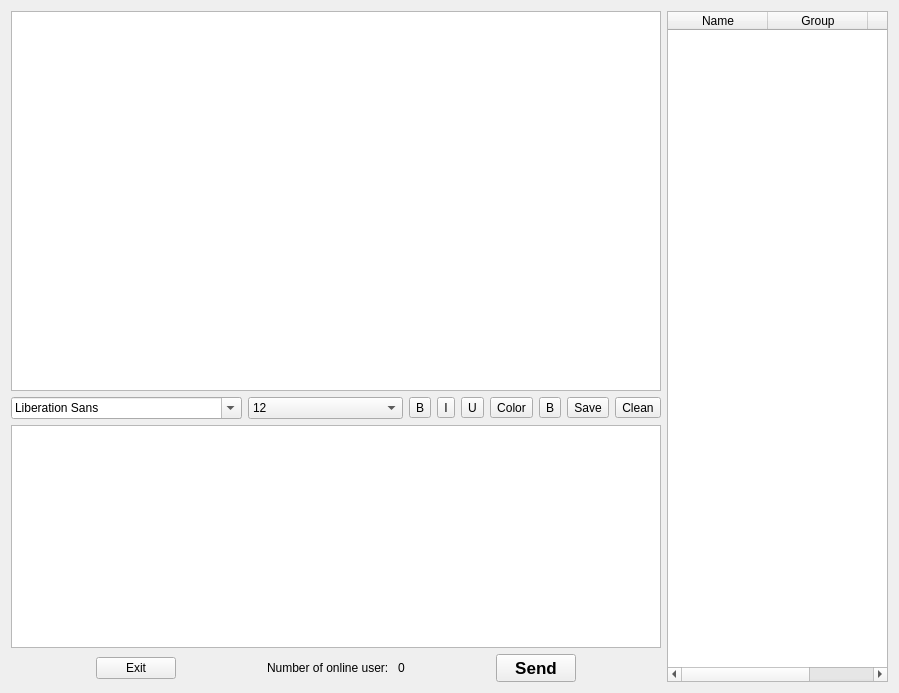
<?xml version="1.0" encoding="UTF-8"?>
<ui version="4.0">
 <class>ChatBoxWidget</class>
 <widget class="QWidget" name="ChatBoxWidget">
  <property name="geometry">
   <rect>
    <x>0</x>
    <y>0</y>
    <width>899</width>
    <height>693</height>
   </rect>
  </property>
  <property name="windowTitle">
   <string>ChatBoxWidget</string>
  </property>
  <layout class="QHBoxLayout" name="horizontalLayout_3">
   <item>
    <widget class="QWidget" name="widget_4" native="true">
     <property name="minimumSize">
      <size>
       <width>650</width>
       <height>0</height>
      </size>
     </property>
     <property name="maximumSize">
      <size>
       <width>16777215</width>
       <height>16777215</height>
      </size>
     </property>
     <layout class="QVBoxLayout" name="verticalLayout_2">
      <property name="leftMargin">
       <number>0</number>
      </property>
      <property name="topMargin">
       <number>0</number>
      </property>
      <property name="rightMargin">
       <number>0</number>
      </property>
      <property name="bottomMargin">
       <number>0</number>
      </property>
      <item>
       <widget class="QWidget" name="widget_3" native="true">
        <layout class="QVBoxLayout" name="verticalLayout">
         <property name="leftMargin">
          <number>0</number>
         </property>
         <property name="topMargin">
          <number>0</number>
         </property>
         <property name="rightMargin">
          <number>0</number>
         </property>
         <property name="bottomMargin">
          <number>0</number>
         </property>
         <item>
          <widget class="QTextBrowser" name="msgTextBrowser">
           <property name="minimumSize">
            <size>
             <width>0</width>
             <height>380</height>
            </size>
           </property>
           <property name="openExternalLinks">
            <bool>false</bool>
           </property>
           <property name="openLinks">
            <bool>false</bool>
           </property>
          </widget>
         </item>
         <item>
          <widget class="QWidget" name="widget" native="true">
           <layout class="QHBoxLayout" name="horizontalLayout">
            <property name="leftMargin">
             <number>0</number>
            </property>
            <property name="topMargin">
             <number>0</number>
            </property>
            <property name="rightMargin">
             <number>0</number>
            </property>
            <property name="bottomMargin">
             <number>0</number>
            </property>
            <item>
             <widget class="QFontComboBox" name="cbxFontType"/>
            </item>
            <item>
             <widget class="QComboBox" name="cbxFontSize">
              <property name="currentIndex">
               <number>2</number>
              </property>
              <item>
               <property name="text">
                <string>10</string>
               </property>
              </item>
              <item>
               <property name="text">
                <string>11</string>
               </property>
              </item>
              <item>
               <property name="text">
                <string>12</string>
               </property>
              </item>
              <item>
               <property name="text">
                <string>14</string>
               </property>
              </item>
              <item>
               <property name="text">
                <string>16</string>
               </property>
              </item>
              <item>
               <property name="text">
                <string>18</string>
               </property>
              </item>
              <item>
               <property name="text">
                <string>22</string>
               </property>
              </item>
              <item>
               <property name="text">
                <string>24</string>
               </property>
              </item>
              <item>
               <property name="text">
                <string>28</string>
               </property>
              </item>
             </widget>
            </item>
            <item>
             <widget class="QToolButton" name="btnBold">
              <property name="toolTip">
               <string>Bold</string>
              </property>
              <property name="text">
               <string>B</string>
              </property>
              <property name="icon">
               <iconset resource="resource.qrc">
                <normaloff>:/icon/icons/bord.png</normaloff>:/icon/icons/bord.png</iconset>
              </property>
              <property name="iconSize">
               <size>
                <width>20</width>
                <height>20</height>
               </size>
              </property>
              <property name="shortcut">
               <string>Ctrl+B</string>
              </property>
              <property name="checkable">
               <bool>true</bool>
              </property>
             </widget>
            </item>
            <item>
             <widget class="QToolButton" name="btnItalic">
              <property name="toolTip">
               <string>Italic</string>
              </property>
              <property name="text">
               <string>I</string>
              </property>
              <property name="icon">
               <iconset resource="resource.qrc">
                <normaloff>:/icon/icons/italics.png</normaloff>:/icon/icons/italics.png</iconset>
              </property>
              <property name="iconSize">
               <size>
                <width>20</width>
                <height>20</height>
               </size>
              </property>
              <property name="shortcut">
               <string>Ctrl+I</string>
              </property>
              <property name="checkable">
               <bool>true</bool>
              </property>
             </widget>
            </item>
            <item>
             <widget class="QToolButton" name="btnUnderLine">
              <property name="toolTip">
               <string>Under line</string>
              </property>
              <property name="text">
               <string>U</string>
              </property>
              <property name="icon">
               <iconset resource="resource.qrc">
                <normaloff>:/icon/icons/underline.png</normaloff>:/icon/icons/underline.png</iconset>
              </property>
              <property name="iconSize">
               <size>
                <width>20</width>
                <height>20</height>
               </size>
              </property>
              <property name="shortcut">
               <string>Ctrl+U</string>
              </property>
              <property name="checkable">
               <bool>true</bool>
              </property>
             </widget>
            </item>
            <item>
             <widget class="QToolButton" name="btnColor">
              <property name="toolTip">
               <string>Font color</string>
              </property>
              <property name="text">
               <string>Color</string>
              </property>
              <property name="icon">
               <iconset resource="resource.qrc">
                <normaloff>:/icon/icons/color-text.png</normaloff>:/icon/icons/color-text.png</iconset>
              </property>
              <property name="iconSize">
               <size>
                <width>20</width>
                <height>20</height>
               </size>
              </property>
             </widget>
            </item>
            <item>
             <widget class="QToolButton" name="btnFileSend">
              <property name="toolTip">
               <string>Send file</string>
              </property>
              <property name="text">
               <string>B</string>
              </property>
              <property name="icon">
               <iconset resource="resource.qrc">
                <normaloff>:/icon/icons/send-file.png</normaloff>:/icon/icons/send-file.png</iconset>
              </property>
              <property name="iconSize">
               <size>
                <width>20</width>
                <height>20</height>
               </size>
              </property>
              <property name="shortcut">
               <string>Ctrl+F</string>
              </property>
              <property name="checkable">
               <bool>false</bool>
              </property>
             </widget>
            </item>
            <item>
             <widget class="QToolButton" name="btnSave">
              <property name="toolTip">
               <string>Save message in chat</string>
              </property>
              <property name="text">
               <string>Save</string>
              </property>
              <property name="icon">
               <iconset resource="resource.qrc">
                <normaloff>:/icon/icons/save.png</normaloff>:/icon/icons/save.png</iconset>
              </property>
              <property name="iconSize">
               <size>
                <width>20</width>
                <height>20</height>
               </size>
              </property>
              <property name="shortcut">
               <string>Ctrl+S</string>
              </property>
             </widget>
            </item>
            <item>
             <widget class="QToolButton" name="btnClean">
              <property name="toolTip">
               <string>Clearn all message in chatbox</string>
              </property>
              <property name="text">
               <string>Clean</string>
              </property>
              <property name="icon">
               <iconset resource="resource.qrc">
                <normaloff>:/icon/icons/clean.png</normaloff>:/icon/icons/clean.png</iconset>
              </property>
              <property name="iconSize">
               <size>
                <width>20</width>
                <height>20</height>
               </size>
              </property>
              <property name="shortcut">
               <string>Ctrl+Shift+C</string>
              </property>
             </widget>
            </item>
           </layout>
          </widget>
         </item>
         <item>
          <widget class="QTextEdit" name="msgTextEdit">
           <property name="maximumSize">
            <size>
             <width>16777215</width>
             <height>350</height>
            </size>
           </property>
          </widget>
         </item>
         <item>
          <widget class="QWidget" name="widget_2" native="true">
           <layout class="QHBoxLayout" name="horizontalLayout_2">
            <property name="leftMargin">
             <number>0</number>
            </property>
            <property name="topMargin">
             <number>0</number>
            </property>
            <property name="rightMargin">
             <number>0</number>
            </property>
            <property name="bottomMargin">
             <number>0</number>
            </property>
            <item>
             <spacer name="horizontalSpacer">
              <property name="orientation">
               <enum>Qt::Horizontal</enum>
              </property>
              <property name="sizeHint" stdset="0">
               <size>
                <width>40</width>
                <height>20</height>
               </size>
              </property>
             </spacer>
            </item>
            <item>
             <widget class="QPushButton" name="btnExit">
              <property name="font">
               <font>
                <italic>false</italic>
                <underline>false</underline>
               </font>
              </property>
              <property name="toolTip">
               <string>Exit chat</string>
              </property>
              <property name="text">
               <string>Exit</string>
              </property>
              <property name="shortcut">
               <string>Ctrl+Shift+Esc</string>
              </property>
             </widget>
            </item>
            <item>
             <spacer name="horizontalSpacer_3">
              <property name="orientation">
               <enum>Qt::Horizontal</enum>
              </property>
              <property name="sizeHint" stdset="0">
               <size>
                <width>40</width>
                <height>20</height>
               </size>
              </property>
             </spacer>
            </item>
            <item>
             <widget class="QLabel" name="lbTrNumOnlineUser">
              <property name="text">
               <string>Number of online user: </string>
              </property>
             </widget>
            </item>
            <item>
             <widget class="QLabel" name="lbNumberOnlineUse">
              <property name="text">
               <string>0</string>
              </property>
             </widget>
            </item>
            <item>
             <spacer name="horizontalSpacer_4">
              <property name="orientation">
               <enum>Qt::Horizontal</enum>
              </property>
              <property name="sizeHint" stdset="0">
               <size>
                <width>40</width>
                <height>20</height>
               </size>
              </property>
             </spacer>
            </item>
            <item>
             <widget class="QPushButton" name="btnSend">
              <property name="minimumSize">
               <size>
                <width>0</width>
                <height>0</height>
               </size>
              </property>
              <property name="font">
               <font>
                <pointsize>13</pointsize>
                <italic>false</italic>
                <bold>true</bold>
               </font>
              </property>
              <property name="toolTip">
               <string>Send message</string>
              </property>
              <property name="text">
               <string>Send</string>
              </property>
              <property name="icon">
               <iconset resource="resource.qrc">
                <normaloff>:/icon/icons/send.png</normaloff>:/icon/icons/send.png</iconset>
              </property>
              <property name="iconSize">
               <size>
                <width>16</width>
                <height>16</height>
               </size>
              </property>
              <property name="shortcut">
               <string>Shift+Return</string>
              </property>
             </widget>
            </item>
            <item>
             <spacer name="horizontalSpacer_2">
              <property name="orientation">
               <enum>Qt::Horizontal</enum>
              </property>
              <property name="sizeHint" stdset="0">
               <size>
                <width>40</width>
                <height>20</height>
               </size>
              </property>
             </spacer>
            </item>
           </layout>
          </widget>
         </item>
        </layout>
       </widget>
      </item>
     </layout>
    </widget>
   </item>
   <item>
    <widget class="QTableWidget" name="tbUser">
     <property name="minimumSize">
      <size>
       <width>150</width>
       <height>0</height>
      </size>
     </property>
     <property name="maximumSize">
      <size>
       <width>350</width>
       <height>16777215</height>
      </size>
     </property>
     <property name="selectionMode">
      <enum>QAbstractItemView::NoSelection</enum>
     </property>
     <property name="selectionBehavior">
      <enum>QAbstractItemView::SelectRows</enum>
     </property>
     <column>
      <property name="text">
       <string>Name</string>
      </property>
     </column>
     <column>
      <property name="text">
       <string>Group</string>
      </property>
     </column>
     <column>
      <property name="text">
       <string>IP</string>
      </property>
     </column>
    </widget>
   </item>
  </layout>
 </widget>
 <tabstops>
  <tabstop>msgTextEdit</tabstop>
  <tabstop>btnSend</tabstop>
  <tabstop>btnBold</tabstop>
  <tabstop>btnItalic</tabstop>
  <tabstop>btnUnderLine</tabstop>
  <tabstop>btnColor</tabstop>
  <tabstop>btnFileSend</tabstop>
  <tabstop>btnSave</tabstop>
  <tabstop>btnClean</tabstop>
  <tabstop>cbxFontSize</tabstop>
  <tabstop>cbxFontType</tabstop>
  <tabstop>msgTextBrowser</tabstop>
  <tabstop>tbUser</tabstop>
  <tabstop>btnExit</tabstop>
 </tabstops>
 <resources>
  <include location="resource.qrc"/>
 </resources>
 <connections/>
</ui>
